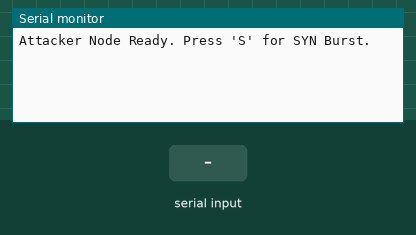
Bench run of a sketch on a simulated Arduino Uno, built with avr-gcc and run on an emulated ATmega328P. On the bench: the last lines printed to the serial monitor. The test bench sets the inputs (shaded band). No radio packets arrive unless stated.

Above: at 1.2 s.
1.3 s: "s" received over Serial
At 3.0 s:
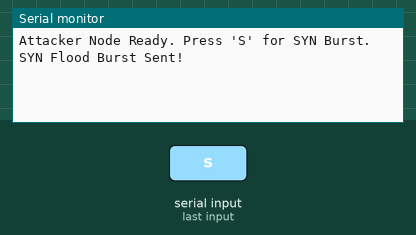
3.8 s: "a" received over Serial
At 5.3 s:
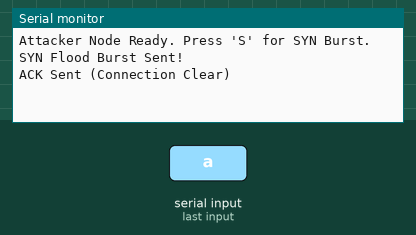

The sketch:

attacker_node.ino
```cpp
/*
 * Project: Network Packet Pattern Detector - NRF24 Attacker Node
 * Description: Sends SYN packets over NRF24 to test DFA detection.
 */

#include <RF24.h>
#include <SPI.h>
#include <nRF24L01.h>


#define CE_PIN 9
#define CSN_PIN 10

RF24 radio(CE_PIN, CSN_PIN);
const byte address[6] = "00001";

struct Packet {
  char type[4]; // "SYN", "ACK", "RST"
};

void setup() {
  Serial.begin(9600);
  if (!radio.begin()) {
    Serial.println("NRF24 Hardware not found!");
    while (1)
      ;
  }
  radio.openWritingPipe(address);
  radio.setPALevel(RF24_PA_MIN);
  radio.stopListening();

  Serial.println("Attacker Node Ready. Press 'S' for SYN Burst.");
}

void loop() {
  if (Serial.available()) {
    char input = Serial.read();

    if (input == 's' || input == 'S') {
      sendPacket("SYN");
      delay(500);
      sendPacket("SYN");
      delay(500);
      sendPacket("SYN");
      Serial.println("SYN Flood Burst Sent!");
    } else if (input == 'a' || input == 'A') {
      sendPacket("ACK");
      Serial.println("ACK Sent (Connection Clear)");
    }
  }
}

void sendPacket(const char *type) {
  Packet p;
  strncpy(p.type, type, 4);
  radio.write(&p, sizeof(p));
}
```

Measured:
- after the input at 1.3 s, the serial monitor: prints a new line after 1.0 s (image 1)
- after the input at 3.8 s, the serial monitor: prints a new line at once (image 2)
